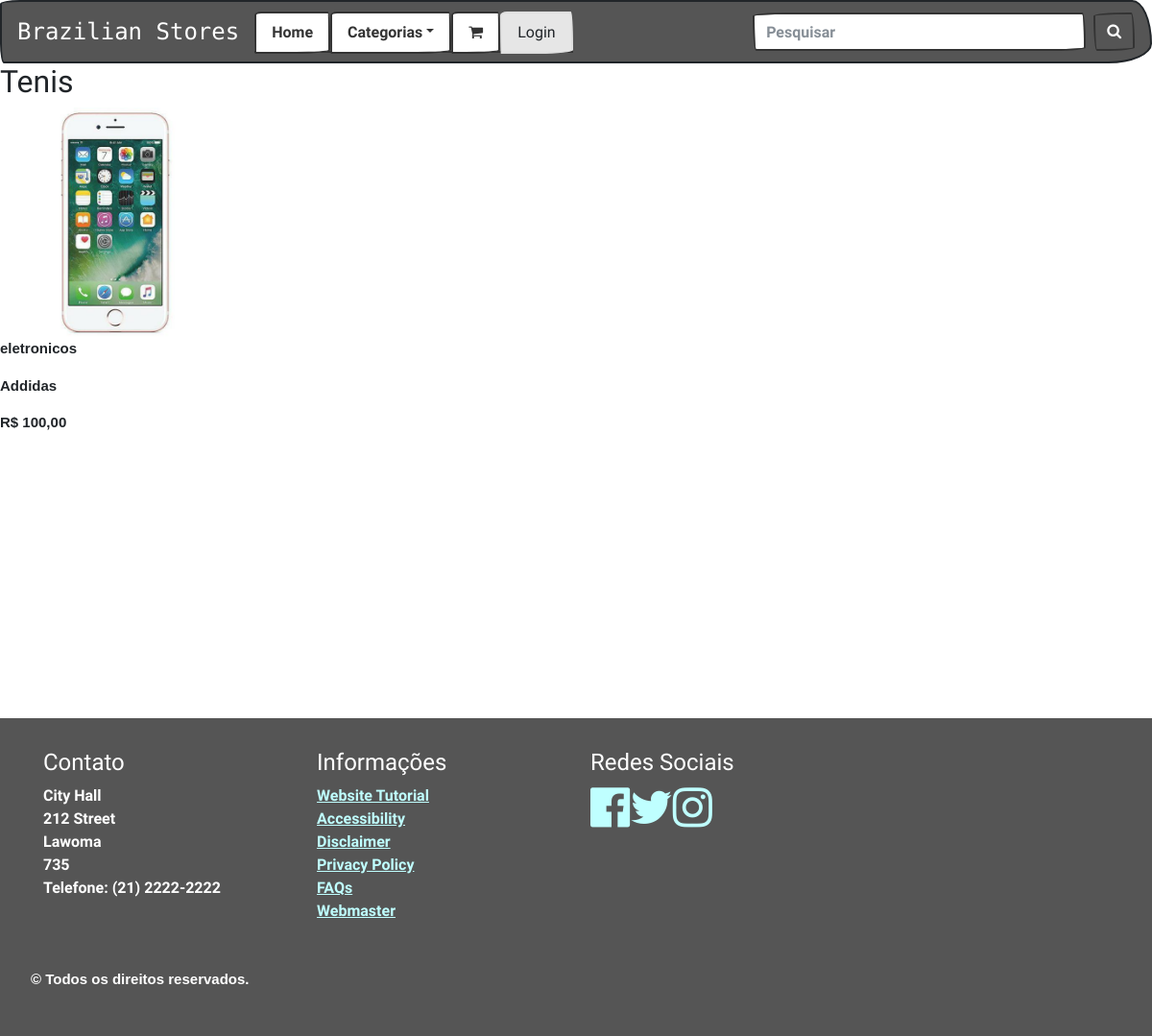
Page /produto.php?id=1 on the committed database.
### tables this page shows
CREATE TABLE `produto` (
  `idprod` int(11) NOT NULL,
  `nomeprod` varchar(20) NOT NULL,
  `preco` int(5) NOT NULL,
  `categoria` varchar(12) NOT NULL,
  `marca` varchar(10) NOT NULL,
  `quantidade` int(3) NOT NULL,
  `img` varchar(15) NOT NULL,
  `descricao` text NOT NULL
);

### produto.php (the view, shortened to what this page needs)
<?php
	if(isset($_GET['id'])){
		$idprod = $_GET['id'];
	}else{
		header("Location: index.php");
	}
		include "bd.php";
	?>
	<!doctype html>
	<html lang="pt-br">
  	<head>
    <link rel="stylesheet" href="css/projeto.css" />
    <link rel="stylesheet" href="https://maxcdn.bootstrapcdn.com/bootstrap/4.0.0/css/bootstrap.min.css">
    <link href="https://maxcdn.bootstrapcdn.com/bootswatch/4.0.0-beta.3/sketchy/bootstrap.min.css" rel="stylesheet">
    <link href="https://maxcdn.bootstrapcdn.com/font-awesome/4.7.0/css/font-awesome.min.css" rel="stylesheet">
  </head>
  <body>
    <nav class="navbar navbar-expand-lg navbar-dark bg-dark">
  <a class="navbar-brand" href="index.php" style="font-family: 'Monoton', cursive; font-size: 150%;">Brazilian Stores</a>
<ul class="nav nav-tabs mr-auto">
  <li class="nav-item">
    <a class="nav-link active" href="index.php">Home</a>
  </li>
  <li class="nav-item dropdown">
    <a class="nav-link dropdown-toggle active" data-toggle="dropdown" href="#" role="button" aria-haspopup="true" aria-expanded="false">Categorias</a>
      <li class="nav-item">
        <a class="nav-link active" href="carrinho.php"><i class="fa fa-shopping-cart "></i></a>
      </li>
  </li>
          <?php
            if(empty($_SESSION['email']) and empty($_COOKIE['email'])){
              echo "<li class='nav-item'>
                      <a class='nav-link active btn btn-light' data-toggle='modal' data-target='#myModal'>Login</a>
                    </li>";
            }
          ?>
</ul>
    <form class="form-inline my-2 my-lg-0" method="post" action="pesquisa.php">
          <input class="form-control mr-sm-2" type="text" placeholder="Pesquisar" size="30" name="p" required="">
          <button class="btn btn-primary my-2 my-sm-0 bg-dark " type="submit"><i class="fa fa-search"></i></button>
        </form>
</nav>
	<div>
		<?php
			$query = "select * from produto where idprod = $idprod limit 1";
			$consulta = mysqli_query($con, $query);
			if($prod = mysqli_fetch_assoc($consulta)){
				$nomeprod = $prod['nomeprod'];
				$preco = $prod['preco'];
        $preco = number_format($preco,2, ',','.');
				$categoria = $prod['categoria'];
				$marca = $prod['marca'];
				$img = $prod['img'];
			}
		?>
		<h2><?php echo $nomeprod; ?></h2>
		<img src="produto/<?php echo $img; ?>" style="width: 20%;">
			<div>
				<p><?php echo $categoria; ?></p>
				<p><?php echo $marca; ?></p>
				<p>R$ <?php echo $preco ?></p>
			</div>
	</div>
      <footer style="padding-top: 250px;">
    	<div class="footer-middle bg-dark" style="margin-top: 30px;">
        <div class="container">
          <div class="row">
           <div class="col-md-3 col-sm-6">
            <div class="footer-pad">
             <h4>Contato</h4>
             <address>
               <ul class="list-unstyled">
                 <li>
                   City Hall<br>
                   212  Street<br>
                   Lawoma<br>
                   735<br>
                 </li>
                 <li>
                  Telefone: (21) 2222-2222
                </li>
              </ul>
            </address>
          </div>
        </div>
        <div class="col-md-3 col-sm-6">
          <div class="footer-pad">
            <h4>Informações</h4>
            <ul class="list-unstyled">
              <li><a href="#">Website Tutorial</a></li>
              <li><a href="#">Accessibility</a></li>
              <li><a href="#">Disclaimer</a></li>
              <li><a href="#">Privacy Policy</a></li>
              <li><a href="#">FAQs</a></li>
              <li><a href="#">Webmaster</a></li>
            </ul>
          </div>
        </div>
        <div class="col-md-3 col-sm-6">
          <div class="footer-pad">
            <h4>Redes Sociais</h4>
            <ul class="list-unstyled">
              <li><a href="https://www.facebook.com" target="_blank"> <i class="fa fa-facebook-official fa-3x" aria-hidden="true" style="float: left;"></i></a></li>
              <li><a href="https://twitter.com" target="_blank"><i class="fa fa-twitter fa-3x" aria-hidden="true" style="float: left;"></i></a></li>
              <li><a href="https://www.instagram.com/?hl=pt-br" target="_blank"><i class="fa fa-instagram fa-3x" aria-hidden="true"></i></a></li>
            </ul>
          </div>
        </div>
      </div>
    </div>
  </div>
  <div class="footer-bottom bg-dark">
    <div class="container">
      <div class="row">
        <div class="col-xs-12">
          <p class="text-xs-center">&copy; Todos os direitos reservados.</p>
        </div>
      </div>
    </div>
  </div>
  </footer>
  </body>
  </html>

### css/projeto.css (style rules this page uses)
html { overflow-x:hidden; }
footer { color: white; height: 300px; width: 100% }
footer a { color: #bfffff; }
.footer-bottom { background: #3d6277; padding: 2em; }
.footer-middle { background: #3d6277; padding-top: 2em; color: white; }
p { font-size: 15px; font-family: sans-serif; }

### rows in the picture
produto: nomeprod "Tenis", img (picture), categoria "eletronicos", marca "Addidas", preco "100,00"
